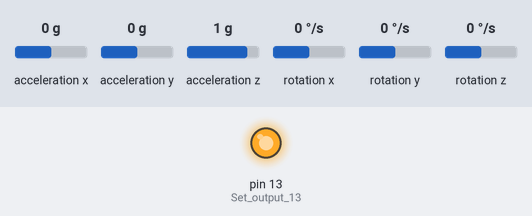
This sketch was run on a simulated Arduino Pro Mini, built with avr-gcc and run on an emulated ATmega328P. On the bench: output pins drawn as LEDs (lit = HIGH). Wiring (inferred from the names in the program): MPU-6050 motion sensor at I2C address 0x68. Inputs (shaded band) come from the test bench; at power-on: acceleration x 0 g, acceleration y 0 g, acceleration z 1 g, rotation x 0 °/s, rotation y 0 °/s, rotation z 0 °/s.

Above: at 0.1 s.
At 11.1 s:
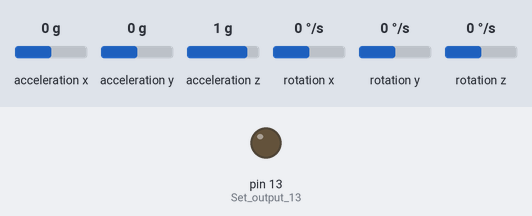
Timing chart, 0 to 12.6 s (numbered marks = the images above):
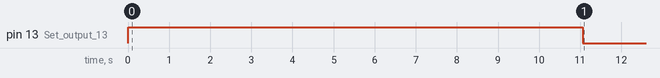

The sketch:

MPU_6050_IMU.ino
```cpp
///////////////////////////////////////////////////////////////////////////////////////
/*Terms of use
///////////////////////////////////////////////////////////////////////////////////////
//THE SOFTWARE IS PROVIDED "AS IS", WITHOUT WARRANTY OF ANY KIND, EXPRESS OR
//IMPLIED, INCLUDING BUT NOT LIMITED TO THE WARRANTIES OF MERCHANTABILITY,
//FITNESS FOR A PARTICULAR PURPOSE AND NONINFRINGEMENT. IN NO EVENT SHALL THE
//AUTHORS OR COPYRIGHT HOLDERS BE LIABLE FOR ANY CLAIM, DAMAGES OR OTHER
//LIABILITY, WHETHER IN AN ACTION OF CONTRACT, TORT OR OTHERWISE, ARISING FROM,
//OUT OF OR IN CONNECTION WITH THE SOFTWARE OR THE USE OR OTHER DEALINGS IN
//THE SOFTWARE.


///////////////////////////////////////////////////////////////////////////////////////
//Support
///////////////////////////////////////////////////////////////////////////////////////
Website: http://www.brokking.net/imu.html
Youtube: https://youtu.be/4BoIE8YQwM8
Version: 1.0 (May 5, 2016)

///////////////////////////////////////////////////////////////////////////////////////
//Connections
///////////////////////////////////////////////////////////////////////////////////////
Power (5V) is provided to the Arduino pro mini by the FTDI programmer

Gyro - Arduino pro mini
VCC  -  5V
GND  -  GND
SDA  -  A4
SCL  -  A5

LCD  - Arduino pro mini
VCC  -  5V
GND  -  GND
SDA  -  A4
SCL  -  A5
*//////////////////////////////////////////////////////////////////////////////////////

//Include LCD and I2C library
#include <LiquidCrystal_I2C.h>
#include <Wire.h>

//Declaring some global variables
int gyro_x, gyro_y, gyro_z;
long acc_x, acc_y, acc_z, acc_total_vector;
int temperature;
long gyro_x_cal, gyro_y_cal, gyro_z_cal;
long loop_timer;
int lcd_loop_counter;
float angle_pitch, angle_roll;
int angle_pitch_buffer, angle_roll_buffer;
boolean set_gyro_angles;
float angle_roll_acc, angle_pitch_acc;
float angle_pitch_output, angle_roll_output;

//Initialize the LCD library
LiquidCrystal_I2C lcd(0x27,16,2);


void setup() {
  Wire.begin();                                                        //Start I2C as master
  //Serial.begin(57600);                                               //Use only for debugging
  pinMode(13, OUTPUT);                                                 //Set output 13 (LED) as output

  setup_mpu_6050_registers();                                          //Setup the registers of the MPU-6050 (500dfs / +/-8g) and start the gyro

  digitalWrite(13, HIGH);                                              //Set digital output 13 high to indicate startup

  // lcd.begin();                                                         //Initialize the LCD
  // lcd.backlight();                                                     //Activate backlight
  // lcd.clear();                                                         //Clear the LCD

  // lcd.setCursor(0,0);                                                  //Set the LCD cursor to position to position 0,0
  // lcd.print("  MPU-6050 IMU");                                         //Print text to screen
  // lcd.setCursor(0,1);                                                  //Set the LCD cursor to position to position 0,1
  // lcd.print("     V1.0");                                              //Print text to screen

  delay(1500);                                                         //Delay 1.5 second to display the text
  // lcd.clear();                                                         //Clear the LCD

  // lcd.setCursor(0,0);                                                  //Set the LCD cursor to position to position 0,0
  // lcd.print("Calibrating gyro");                                       //Print text to screen
  // lcd.setCursor(0,1);                                                  //Set the LCD cursor to position to position 0,1
  for (int cal_int = 0; cal_int < 2000 ; cal_int ++){                  //Run this code 2000 times
    if(cal_int % 125 == 0)lcd.print(".");                              //Print a dot on the LCD every 125 readings
    read_mpu_6050_data();                                              //Read the raw acc and gyro data from the MPU-6050
    gyro_x_cal += gyro_x;                                              //Add the gyro x-axis offset to the gyro_x_cal variable
    gyro_y_cal += gyro_y;                                              //Add the gyro y-axis offset to the gyro_y_cal variable
    gyro_z_cal += gyro_z;                                              //Add the gyro z-axis offset to the gyro_z_cal variable
    delay(3);                                                          //Delay 3us to simulate the 250Hz program loop
  }
  gyro_x_cal /= 2000;                                                  //Divide the gyro_x_cal variable by 2000 to get the avarage offset
  gyro_y_cal /= 2000;                                                  //Divide the gyro_y_cal variable by 2000 to get the avarage offset
  gyro_z_cal /= 2000;                                                  //Divide the gyro_z_cal variable by 2000 to get the avarage offset

  // lcd.clear();                                                         //Clear the LCD

  // lcd.setCursor(0,0);                                                  //Set the LCD cursor to position to position 0,0
  // lcd.print("Pitch:");                                                 //Print text to screen
  // lcd.setCursor(0,1);                                                  //Set the LCD cursor to position to position 0,1
  // lcd.print("Roll :");                                                 //Print text to screen

  digitalWrite(13, LOW);                                               //All done, turn the LED off

  loop_timer = micros();                                               //Reset the loop timer
}

void loop(){

  read_mpu_6050_data();                                                //Read the raw acc and gyro data from the MPU-6050

  gyro_x -= gyro_x_cal;                                                //Subtract the offset calibration value from the raw gyro_x value
  gyro_y -= gyro_y_cal;                                                //Subtract the offset calibration value from the raw gyro_y value
  gyro_z -= gyro_z_cal;                                                //Subtract the offset calibration value from the raw gyro_z value

  //Gyro angle calculations
  //0.0000611 = 1 / (250Hz / 65.5)
  angle_pitch += gyro_x * 0.0000611;                                   //Calculate the traveled pitch angle and add this to the angle_pitch variable
  angle_roll += gyro_y * 0.0000611;                                    //Calculate the traveled roll angle and add this to the angle_roll variable

  //0.000001066 = 0.0000611 * (3.142(PI) / 180degr) The Arduino sin function is in radians
  angle_pitch += angle_roll * sin(gyro_z * 0.000001066);               //If the IMU has yawed transfer the roll angle to the pitch angel
  angle_roll -= angle_pitch * sin(gyro_z * 0.000001066);               //If the IMU has yawed transfer the pitch angle to the roll angel

  //Accelerometer angle calculations
  acc_total_vector = sqrt((acc_x*acc_x)+(acc_y*acc_y)+(acc_z*acc_z));  //Calculate the total accelerometer vector
  //57.296 = 1 / (3.142 / 180) The Arduino asin function is in radians
  angle_pitch_acc = asin((float)acc_y/acc_total_vector)* 57.296;       //Calculate the pitch angle
  angle_roll_acc = asin((float)acc_x/acc_total_vector)* -57.296;       //Calculate the roll angle

  //Place the MPU-6050 spirit level and note the values in the following two lines for calibration
  angle_pitch_acc -= 0.0;                                              //Accelerometer calibration value for pitch
  angle_roll_acc -= 0.0;                                               //Accelerometer calibration value for roll

  if(set_gyro_angles){                                                 //If the IMU is already started
    angle_pitch = angle_pitch * 0.9996 + angle_pitch_acc * 0.0004;     //Correct the drift of the gyro pitch angle with the accelerometer pitch angle
    angle_roll = angle_roll * 0.9996 + angle_roll_acc * 0.0004;        //Correct the drift of the gyro roll angle with the accelerometer roll angle
  }
  else{                                                                //At first start
    angle_pitch = angle_pitch_acc;                                     //Set the gyro pitch angle equal to the accelerometer pitch angle
    angle_roll = angle_roll_acc;                                       //Set the gyro roll angle equal to the accelerometer roll angle
    set_gyro_angles = true;                                            //Set the IMU started flag
  }

  //To dampen the pitch and roll angles a complementary filter is used
  angle_pitch_output = angle_pitch_output * 0.9 + angle_pitch * 0.1;   //Take 90% of the output pitch value and add 10% of the raw pitch value
  angle_roll_output = angle_roll_output * 0.9 + angle_roll * 0.1;      //Take 90% of the output roll value and add 10% of the raw roll value

  // write_LCD();                                                         //Write the roll and pitch values to the LCD display

  while(micros() - loop_timer < 4000);                                 //Wait until the loop_timer reaches 4000us (250Hz) before starting the next loop
  loop_timer = micros();                                               //Reset the loop timer
}


void read_mpu_6050_data(){                                             //Subroutine for reading the raw gyro and accelerometer data
  Wire.beginTransmission(0x68);                                        //Start communicating with the MPU-6050
  Wire.write(0x3B);                                                    //Send the requested starting register
  Wire.endTransmission();                                              //End the transmission
  Wire.requestFrom(0x68,14);                                           //Request 14 bytes from the MPU-6050
  while(Wire.available() < 14);                                        //Wait until all the bytes are received
  acc_x = Wire.read()<<8|Wire.read();                                  //Add the low and high byte to the acc_x variable
  acc_y = Wire.read()<<8|Wire.read();                                  //Add the low and high byte to the acc_y variable
  acc_z = Wire.read()<<8|Wire.read();                                  //Add the low and high byte to the acc_z variable
  temperature = Wire.read()<<8|Wire.read();                            //Add the low and high byte to the temperature variable
  gyro_x = Wire.read()<<8|Wire.read();                                 //Add the low and high byte to the gyro_x variable
  gyro_y = Wire.read()<<8|Wire.read();                                 //Add the low and high byte to the gyro_y variable
  gyro_z = Wire.read()<<8|Wire.read();                                 //Add the low and high byte to the gyro_z variable

}

// void write_LCD(){                                                      //Subroutine for writing the LCD
//   //To get a 250Hz program loop (4us) it's only possible to write one character per loop
//   //Writing multiple characters is taking to much time
//   if(lcd_loop_counter == 14)lcd_loop_counter = 0;                      //Reset the counter after 14 characters
//   lcd_loop_counter ++;                                                 //Increase the counter
//   if(lcd_loop_counter == 1){
//     angle_pitch_buffer = angle_pitch_output * 10;                      //Buffer the pitch angle because it will change
//     lcd.setCursor(6,0);                                                //Set the LCD cursor to position to position 0,0
//   }
//   if(lcd_loop_counter == 2){
//     if(angle_pitch_buffer < 0)lcd.print("-");                          //Print - if value is negative
//     else lcd.print("+");                                               //Print + if value is negative
//   }
//   if(lcd_loop_counter == 3)lcd.print(abs(angle_pitch_buffer)/1000);    //Print first number
//   if(lcd_loop_counter == 4)lcd.print((abs(angle_pitch_buffer)/100)%10);//Print second number
//   if(lcd_loop_counter == 5)lcd.print((abs(angle_pitch_buffer)/10)%10); //Print third number
//   if(lcd_loop_counter == 6)lcd.print(".");                             //Print decimal point
//   if(lcd_loop_counter == 7)lcd.print(abs(angle_pitch_buffer)%10);      //Print decimal number

//   if(lcd_loop_counter == 8){
//     angle_roll_buffer = angle_roll_output * 10;
//     lcd.setCursor(6,1);
//   }
//   if(lcd_loop_counter == 9){
//     if(angle_roll_buffer < 0)lcd.print("-");                           //Print - if value is negative
//     else lcd.print("+");                                               //Print + if value is negative
//   }
//   if(lcd_loop_counter == 10)lcd.print(abs(angle_roll_buffer)/1000);    //Print first number
//   if(lcd_loop_counter == 11)lcd.print((abs(angle_roll_buffer)/100)%10);//Print second number
//   if(lcd_loop_counter == 12)lcd.print((abs(angle_roll_buffer)/10)%10); //Print third number
//   if(lcd_loop_counter == 13)lcd.print(".");                            //Print decimal point
//   if(lcd_loop_counter == 14)lcd.print(abs(angle_roll_buffer)%10);      //Print decimal number
// }

void setup_mpu_6050_registers(){
  //Activate the MPU-6050
  Wire.beginTransmission(0x68);                                        //Start communicating with the MPU-6050
  Wire.write(0x6B);                                                    //Send the requested starting register
  Wire.write(0x00);                                                    //Set the requested starting register
  Wire.endTransmission();                                              //End the transmission
  //Configure the accelerometer (+/-8g)
  Wire.beginTransmission(0x68);                                        //Start communicating with the MPU-6050
  Wire.write(0x1C);                                                    //Send the requested starting register
  Wire.write(0x10);                                                    //Set the requested starting register
  Wire.endTransmission();                                              //End the transmission
  //Configure the gyro (500dps full scale)
  Wire.beginTransmission(0x68);                                        //Start communicating with the MPU-6050
  Wire.write(0x1B);                                                    //Send the requested starting register
  Wire.write(0x08);                                                    //Set the requested starting register
  Wire.endTransmission();                                              //End the transmission
}
```
